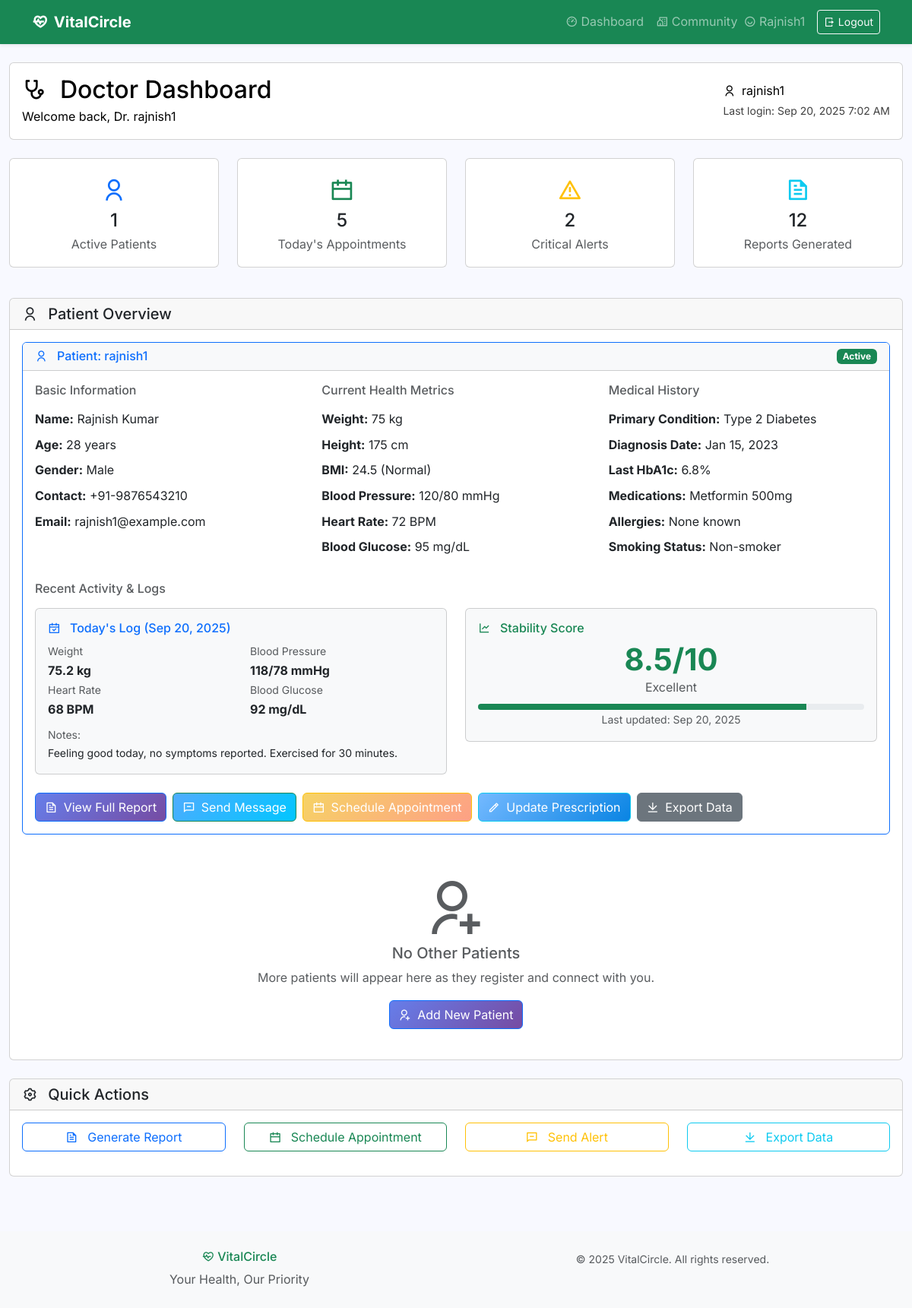
Page /doctor-dashboard/ (signed in) on the earlier database version.
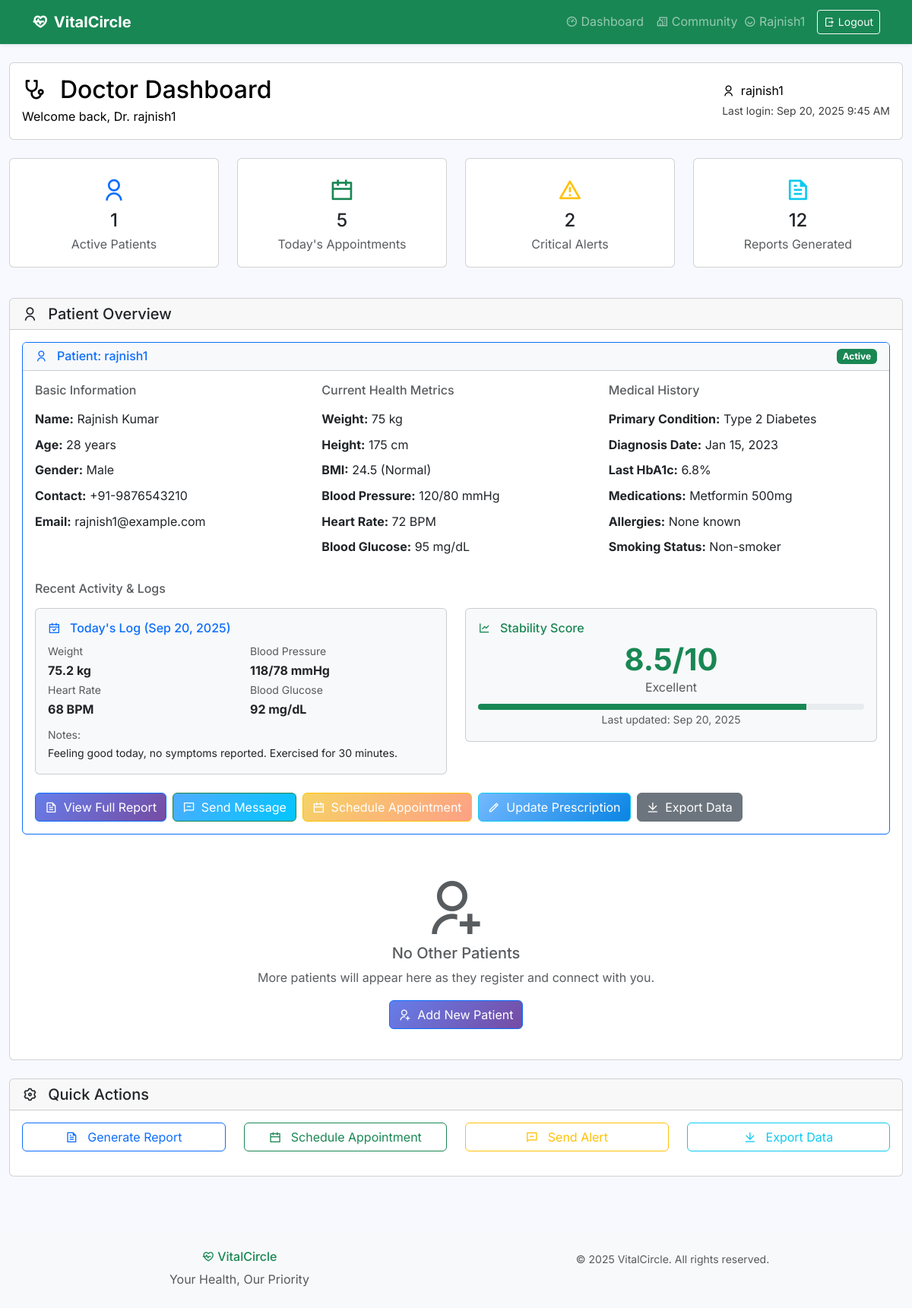
Same page on the later database version.
### users/models.py (models this page shows)
class User(AbstractUser):
    is_admin = models.BooleanField('is admin',default=False)
    is_user = models.BooleanField('is user',default=False)
    is_doctor = models.BooleanField('is doctor',default=False)

### core/views.py (the view)
# urls.py: path('doctor-dashboard/', views.doctor_dashboard_view, name='doctor-dashboard'),
@login_required
def doctor_dashboard_view(request):
    user = request.user
    profile = Clinician.objects.filter(user=user).first()
    context = {
        "profile": profile,
    }
    return render(request, "doctor-dashboard.html")

### core/templates/doctor-dashboard.html (shortened to what the changed rows need)
{% extends 'base.html' %}
{% load static %}
{% block content %}
<div class="container-fluid py-4">
    <div class="row mb-4">
        <div class="col-12">
            <div class="card bg-gradient-primary text-white">
                <div class="card-body">
                    <div class="d-flex text-black justify-content-between align-items-center">
                        <div>
                            <h2 class="mb-1">
                                <i class="ri-stethoscope-line me-2"></i>
                                Doctor Dashboard
                            </h2>
                            <p class="mb-0">Welcome back, Dr. {{ user.first_name|default:user.username }}</p>
                        </div>
                        <div class="text-end">
                            <div class="d-flex align-items-center">
                                <i class="ri-user-line me-2"></i>
                                <span>{{ user.get_full_name|default:user.username }}</span>
                            </div>
                            <small class="opacity-75">Last login: {{ user.last_login|date:"M d, Y g:i A" }}</small>
                        </div>
                    </div>
                </div>
            </div>
        </div>
    </div>
</div>
{% endblock content %}

### core/templates/base.html (shortened to what this page needs)
<!DOCTYPE html>
{% load static %}
<html lang="en">
<head>
    <link href="https://cdn.jsdelivr.net/npm/bootstrap@5.3.2/dist/css/bootstrap.min.css" rel="stylesheet">
    <link href="https://cdn.jsdelivr.net/npm/remixicon@4.2.0/fonts/remixicon.css" rel="stylesheet">
    <link rel="stylesheet" href="{% static 'dashboard.css' %}">
</head>
<body>
    <nav class="navbar navbar-expand-lg navbar-dark bg-success shadow-sm">
        <div class="container">
            <a class="navbar-brand fw-bold" href="/" title="Home">
                <i class="ri-heart-pulse-line me-2"></i>VitalCircle
            </a>
            <div class="collapse navbar-collapse" id="navbarNav">
                <ul class="navbar-nav ms-auto align-items-center">
                    {% if user.is_authenticated %}
                        {% if user.is_doctor %}
                            <li class="nav-item d-flex align-items-center">
                                <a class="nav-link" href="{% url 'core:doctor-dashboard' %}">
                                    <i class="ri-stethoscope-line me-1"></i>Doctor Dashboard
                                </a>
                            </li>
                            <li class="nav-item d-flex align-items-center">
                                <a class="nav-link" href="#">
                                    <i class="ri-user-heart-line me-1"></i>Patients
                                </a>
                            </li>
                            <li class="nav-item d-flex align-items-center">
                                <a class="nav-link" href="#">
                                    <i class="ri-bar-chart-line me-1"></i>Analytics
                                </a>
                            </li>
                        {% elif user.is_user %}
                            <li class="nav-item d-flex align-items-center">
                                <a class="nav-link" href="{% url 'core:user-dashboard' %}">
                                    <i class="ri-dashboard-3-line me-1"></i>Dashboard
                                </a>
                            </li>
                            <li class="nav-item d-flex align-items-center">
                                <a class="nav-link" href="/forums/">
                                    <i class="ri-community-line me-1"></i>Community
                                </a>
                            </li>
                        {% endif %}
                        <li class="nav-item d-flex align-items-center">
                            <span class="navbar-text me-3">
                                <i class="ri-user-smile-line me-1"></i>{{ request.user|capfirst }}
                            </span>
                        </li>
                        <li class="nav-item d-flex align-items-center">
                            <form action="{% url 'users:logout' %}" method="post" class="d-inline">
                                <button class="btn btn-outline-light btn-sm" type="submit" title="Logout">
                                    <i class="ri-logout-box-r-line me-1"></i>Logout
                                </button>
                            </form>
                        </li>
                    {% endif %}
                </ul>
            </div>
        </div>
    </nav>
    <main class="main-content">
        {% block content %}{% endblock content %}
    </main>
    <footer class="bg-light text-center text-muted py-4 mt-5">
        <div class="container">
            <div class="row">
                <div class="col-md-6">
                    <h6 class="text-success">
                        <i class="ri-heart-pulse-line me-1"></i>VitalCircle
                    </h6>
                    <p class="mb-0">Your Health, Our Priority</p>
                </div>
                <div class="col-md-6">
                    <p class="mb-0">
                        <small>&copy; 2025 VitalCircle. All rights reserved.</small>
                    </p>
                </div>
            </div>
        </div>
    </footer>
</body>
</html>

Differences in the rows shown:
changed User "Rajnish1": last_login "Sep 20, 2025 7:02 AM" → "Sep 20, 2025 9:45 AM"
